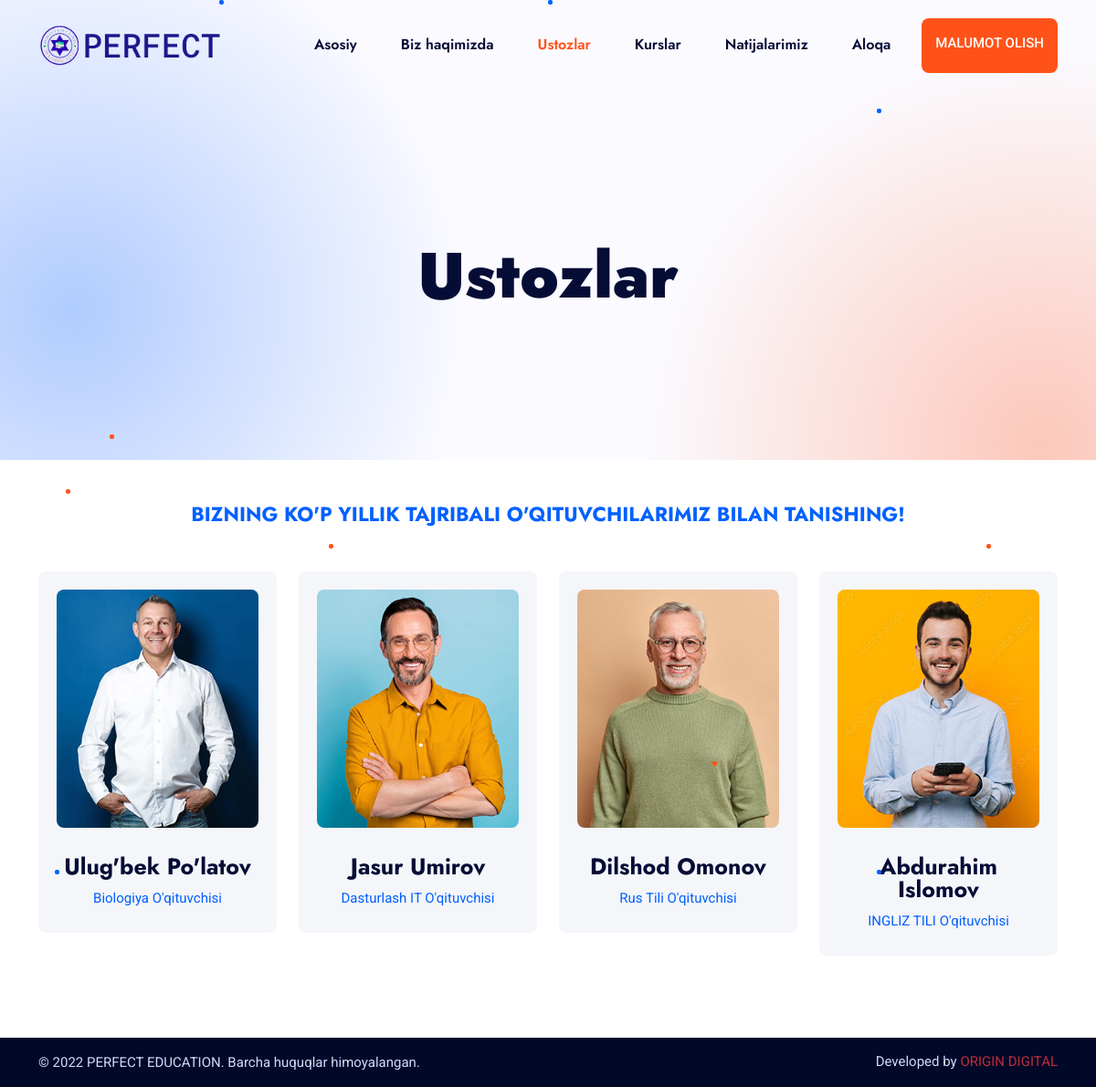
Screenshot of /teachers/ with the database file from the repository.
### home/models.py (models this page shows, shortened)
class Logo(models.Model):
    title = models.CharField(default='PERFECT EDUCATION LOGO', max_length=300)
    image = models.ImageField(upload_to='images/logo/')
    favicon = models.ImageField(upload_to='images/favicon/')
    class Meta:
        verbose_name = 'Site Logo'
        verbose_name_plural = 'Site Logo'

class Teacher(models.Model):
    full_name = models.CharField(max_length=600)
    image = models.ImageField(upload_to='images/teacher/')
    category = models.CharField(max_length=600)
    phone = models.CharField(max_length=600)
    about_me = RichTextField()
    class Meta:
        verbose_name = 'Ustozlar'
        verbose_name_plural = 'Ustozlar'

### home/views.py (the view)
# urls.py: path('teachers/', views.teachers, name='teachers'),
def teachers(request):
    teachers_all = Teacher.objects.all().order_by('-id')
    result_all = Result.objects.all().order_by('-id')
    context = {
        'teachers': teachers_all,
        'results': result_all,
    }
    return render(request, 'pages/teachers.html', context)

### home/context.py (called while the page is built)
def site_logo(request):
    logo_site = Logo.objects.last()
    context = {
        'logo_site': logo_site
    }
    return context

def teacher_view(request):
    my_teacher = Teacher.objects.all()
    context = {
        'my_teacher': my_teacher
    }
    return context

def current_date(request):
    now = date.today()
    now_year = now.strftime("%Y")
    context = {
        'now_year': now_year
    }
    return context

def home_screen_view(request):
    home_screen = HomeScreen.objects.last()
    context = {
        'home_screen': home_screen
    }
    return context

def about_view(request):
    about = About.objects.last()
    context = {
        'about': about
    }
    return context

def contact_data_view(request):
    contact_data = ContactData.objects.last()
    context = {
        'contact_data': contact_data
    }
    return context

### home/templates/pages/teachers.html (shortened to what this page needs)
{% extends 'pages/base.html' %}
{% load static %}
{% block content %}
    <section class="main-banner-in">
        <div class="container">
            <div class="row">
                <div class="col-lg-12">
                    <h1 class="h1-title">Ustozlar</h1>
                </div>
            </div>
        </div>
    </section>
    <br>
    <br>
    <section class="main-instructor-page-in">
        <div class="container">
            <div class="row">
                <div class="col-lg-12">
                    <div class="instructor-title">
                        <h2 class="h2-subtitle">Bizning ko'p yillik tajribali o'qituvchilarimiz bilan tanishing!</h2>
                    </div>
                </div>
            </div>
            <br>
            <br>
            <div class="row">
                {% for rs in teachers %}
                    <div class="col-lg-3 col-md-6 col-sm-6">
                        <div class="instructor-box">
                            <div class="instructor-img">
                                <a href="{% url 'teacher-detail' rs.id %}"><img src="{{ rs.image.url }}" alt="Instructor"></a>
                            </div>
                            <a><h3 class="h3-title">{{ rs.full_name }}</h3></a>
                            <p>{{ rs.category }} O'qituvchisi</p>
                        </div>
                    </div>
                {% endfor %}
            </div>
        </div>
    </section>
{% endblock %}

### home/templates/components/header.html (shortened to what this page needs)
{% load static %}
<header class="site-header">
    <div class="header-bottom">
        <div class="container">
            <div class="row align-items-center">
                <div class="col-lg-3">
                    <div class="site-branding">
                        <a href="{% url 'index' %}" title="Educater">
                            <img style="width: 200px" src="{{ logo_site.image.url }}" alt="Logo">
                        </a>
                    </div>
                </div>
                <div class="col-lg-9">
                    <div class="header-menu">
                        <nav class="main-navigation">
                            <ul class="menu">
                                <li {% if request.path == '/' or request.path == '' %}class="active"{% endif %}><a href="{% url 'index' %}">Asosiy</a></li>
                                <li {% if request.path == '/about/' or request.path == '/about' %}class="active"{% endif %}><a href="{% url 'about' %}">Biz haqimizda</a></li>
                                <li {% if request.path == '/teachers/' or request.path == '/teachers' %}class="active"{% endif %}><a href="{% url 'teachers' %}">Ustozlar</a></li>
                                <li {% if request.path == '/courses/' or request.path == '/courses' %}class="active"{% endif %}><a href="{% url 'courses' %}">Kurslar</a></li>
                                <li {% if request.path == '/results/' or request.path == '/results' %}class="active"{% endif %}><a href="{% url 'results' %}">Natijalarimiz</a></li>
                                <li {% if request.path == '/contact/' or request.path == '/contact' %}class="active"{% endif %}><a href="{% url 'contact' %}">Aloqa</a></li>
                            </ul>
                        </nav>
                        <div class="header-btn">
                            <a href="{% url 'contact' %}" class="sec-btn">Malumot olish</a>
                        </div>
                    </div>
                </div>
            </div>
        </div>
    </div>
</header>

### rows the page displays
Logo: image (picture)
Teacher: image (picture), full_name "Ulug'bek Po'latov", category "Biologiya"
Teacher: image (picture), full_name "Jasur Umirov", category "Dasturlash IT"
Teacher: image (picture), full_name "Dilshod Omonov", category "Rus Tili"
Teacher: image (picture), full_name "Abdurahim Islomov", category "INGLIZ TILI"
